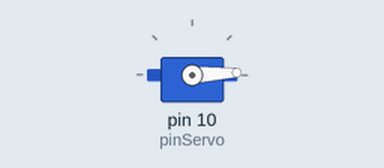
The program below on a simulated Arduino Nano, built with avr-gcc and run on an emulated ATmega328P. Shown: servo.

Above: at 0.05 s.
At 1.3 s:
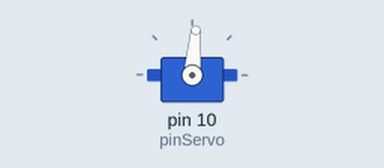
At 2.6 s:
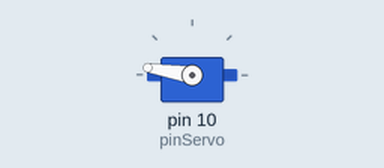
At 5.2 s:
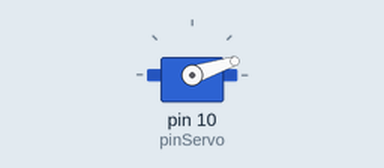
Timing chart, 0 to 7.1 s (numbered marks = the images above):
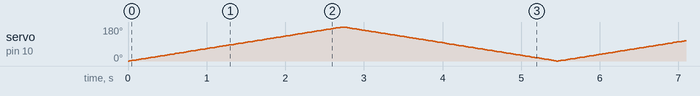

The program:

main.cpp
```cpp
#include <Arduino.h>
#include <PWMServo.h>
#include <RCSwitch.h>

#define pinServo 10        // orange = signal, red = vcc, brown = gnd
int pos = 0;

PWMServo myServo;
// RCSwitch mySwitch = RCSwitch();

void setup(){
  // OCR0A = 0xAF;            // any number is OK
  // TIMSK |= _BV(OCIE0A);    // Turn on the compare interrupt (below!)

  Serial.begin(9600);
  myServo.attach(pinServo);
  // mySwitch.enableReceive(0);
}

void loop(){

  for (pos = 0; pos <= 180; pos += 1) { // goes from 0 degrees to 180 degrees
    // in steps of 1 degree
    myServo.write(pos);              // tell servo to go to position in variable 'pos'
    delay(15);                       // waits 15ms for the servo to reach the position
  }
  for (pos = 180; pos >= 0; pos -= 1) { // goes from 180 degrees to 0 degrees
    myServo.write(pos);              // tell servo to go to position in variable 'pos'
    delay(15);                       // waits 15ms for the servo to reach the position
  }
}
```
